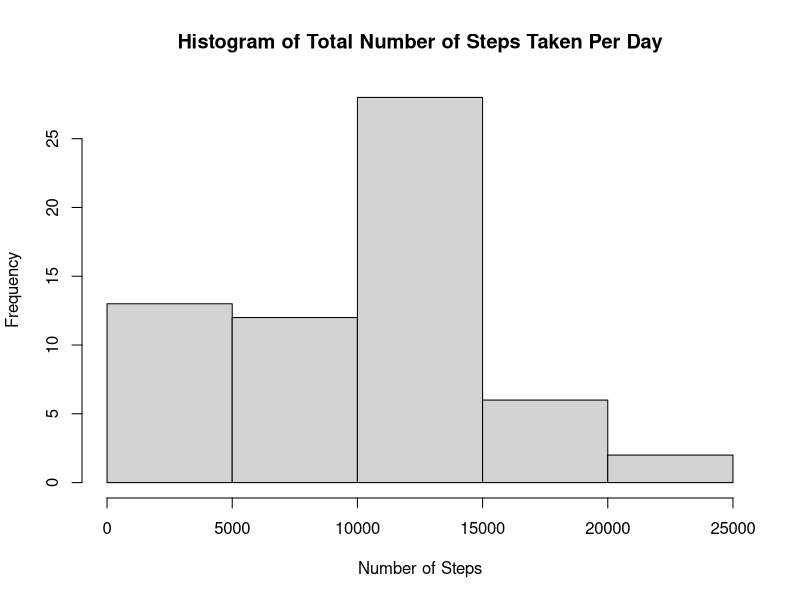

Source code (R):
## ---- chunk 1
df <- read.csv("activity.csv")

## ---- chunk 2
Day <- numeric()
Day[1] <- sum(as.numeric(df$steps[(0*288+1):(1*288)]), na.rm = TRUE)
Day[2] <- sum(as.numeric(df$steps[(1*288+1):(2*288)]), na.rm = TRUE)
Day[3] <- sum(as.numeric(df$steps[(2*288+1):(3*288)]), na.rm = TRUE)
Day[4] <- sum(as.numeric(df$steps[(3*288+1):(4*288)]), na.rm = TRUE)
Day[5] <- sum(as.numeric(df$steps[(4*288+1):(5*288)]), na.rm = TRUE)
Day[6] <- sum(as.numeric(df$steps[(5*288+1):(6*288)]), na.rm = TRUE)
Day[7] <- sum(as.numeric(df$steps[(6*288+1):(7*288)]), na.rm = TRUE)
Day[8] <- sum(as.numeric(df$steps[(7*288+1):(8*288)]), na.rm = TRUE)
Day[9] <- sum(as.numeric(df$steps[(8*288+1):(9*288)]), na.rm = TRUE)
Day[10] <- sum(as.numeric(df$steps[(9*288+1):(10*288)]), na.rm = TRUE)
Day[11] <- sum(as.numeric(df$steps[(10*288+1):(11*288)]), na.rm = TRUE)
Day[12] <- sum(as.numeric(df$steps[(11*288+1):(12*288)]), na.rm = TRUE)
Day[13] <- sum(as.numeric(df$steps[(12*288+1):(13*288)]), na.rm = TRUE)
Day[14] <- sum(as.numeric(df$steps[(13*288+1):(14*288)]), na.rm = TRUE)
Day[15] <- sum(as.numeric(df$steps[(14*288+1):(15*288)]), na.rm = TRUE)
Day[16] <- sum(as.numeric(df$steps[(15*288+1):(16*288)]), na.rm = TRUE)
Day[17] <- sum(as.numeric(df$steps[(16*288+1):(17*288)]), na.rm = TRUE)
Day[18] <- sum(as.numeric(df$steps[(17*288+1):(18*288)]), na.rm = TRUE)
Day[19] <- sum(as.numeric(df$steps[(18*288+1):(19*288)]), na.rm = TRUE)
Day[20] <- sum(as.numeric(df$steps[(19*288+1):(20*288)]), na.rm = TRUE)
Day[21] <- sum(as.numeric(df$steps[(20*288+1):(21*288)]), na.rm = TRUE)
Day[22] <- sum(as.numeric(df$steps[(21*288+1):(22*288)]), na.rm = TRUE)
Day[23] <- sum(as.numeric(df$steps[(22*288+1):(23*288)]), na.rm = TRUE)
Day[24] <- sum(as.numeric(df$steps[(23*288+1):(24*288)]), na.rm = TRUE)
Day[25] <- sum(as.numeric(df$steps[(24*288+1):(25*288)]), na.rm = TRUE)
Day[26] <- sum(as.numeric(df$steps[(25*288+1):(26*288)]), na.rm = TRUE)
Day[27] <- sum(as.numeric(df$steps[(26*288+1):(27*288)]), na.rm = TRUE)
Day[28] <- sum(as.numeric(df$steps[(27*288+1):(28*288)]), na.rm = TRUE)
Day[29] <- sum(as.numeric(df$steps[(28*288+1):(29*288)]), na.rm = TRUE)
Day[30] <- sum(as.numeric(df$steps[(29*288+1):(30*288)]), na.rm = TRUE)
Day[31] <- sum(as.numeric(df$steps[(30*288+1):(31*288)]), na.rm = TRUE)
Day[32] <- sum(as.numeric(df$steps[(31*288+1):(32*288)]), na.rm = TRUE)
Day[33] <- sum(as.numeric(df$steps[(32*288+1):(33*288)]), na.rm = TRUE)
Day[34] <- sum(as.numeric(df$steps[(33*288+1):(34*288)]), na.rm = TRUE)
Day[35] <- sum(as.numeric(df$steps[(34*288+1):(35*288)]), na.rm = TRUE)
Day[36] <- sum(as.numeric(df$steps[(35*288+1):(36*288)]), na.rm = TRUE)
Day[37] <- sum(as.numeric(df$steps[(36*288+1):(37*288)]), na.rm = TRUE)
Day[38] <- sum(as.numeric(df$steps[(37*288+1):(38*288)]), na.rm = TRUE)
Day[39] <- sum(as.numeric(df$steps[(38*288+1):(39*288)]), na.rm = TRUE)
Day[40] <- sum(as.numeric(df$steps[(39*288+1):(40*288)]), na.rm = TRUE)
Day[41] <- sum(as.numeric(df$steps[(40*288+1):(41*288)]), na.rm = TRUE)
Day[42] <- sum(as.numeric(df$steps[(41*288+1):(42*288)]), na.rm = TRUE)
Day[43] <- sum(as.numeric(df$steps[(42*288+1):(43*288)]), na.rm = TRUE)
Day[44] <- sum(as.numeric(df$steps[(43*288+1):(44*288)]), na.rm = TRUE)
Day[45] <- sum(as.numeric(df$steps[(44*288+1):(45*288)]), na.rm = TRUE)
Day[46] <- sum(as.numeric(df$steps[(45*288+1):(46*288)]), na.rm = TRUE)
Day[47] <- sum(as.numeric(df$steps[(46*288+1):(47*288)]), na.rm = TRUE)
Day[48] <- sum(as.numeric(df$steps[(47*288+1):(48*288)]), na.rm = TRUE)
Day[49] <- sum(as.numeric(df$steps[(48*288+1):(49*288)]), na.rm = TRUE)
Day[50] <- sum(as.numeric(df$steps[(49*288+1):(50*288)]), na.rm = TRUE)
Day[51] <- sum(as.numeric(df$steps[(50*288+1):(51*288)]), na.rm = TRUE)
Day[52] <- sum(as.numeric(df$steps[(51*288+1):(52*288)]), na.rm = TRUE)
Day[53] <- sum(as.numeric(df$steps[(52*288+1):(53*288)]), na.rm = TRUE)
Day[54] <- sum(as.numeric(df$steps[(53*288+1):(54*288)]), na.rm = TRUE)
Day[55] <- sum(as.numeric(df$steps[(54*288+1):(55*288)]), na.rm = TRUE)
Day[56] <- sum(as.numeric(df$steps[(55*288+1):(56*288)]), na.rm = TRUE)
Day[57] <- sum(as.numeric(df$steps[(56*288+1):(57*288)]), na.rm = TRUE)
Day[58] <- sum(as.numeric(df$steps[(57*288+1):(58*288)]), na.rm = TRUE)
Day[59] <- sum(as.numeric(df$steps[(58*288+1):(59*288)]), na.rm = TRUE)
Day[60] <- sum(as.numeric(df$steps[(59*288+1):(60*288)]), na.rm = TRUE)
Day[61] <- sum(as.numeric(df$steps[(60*288+1):(61*288)]), na.rm = TRUE)

hist(Day, main = paste("Histogram of Total Number of Steps Taken Per Day"), xlab = "Number of Steps")
mean(Day)
median(Day)
## ---- chunk 3
library(dplyr)
T <- data.frame()
T <- filter(df, interval == 0)
S <- sum(as.numeric(T$steps), na.rm = TRUE)
A <- S/61
int <- numeric()
int[1] <- A

T <- filter(df, interval == 5)
S <- sum(as.numeric(T$steps), na.rm = TRUE)
A <- S/61
int[2] <- A
